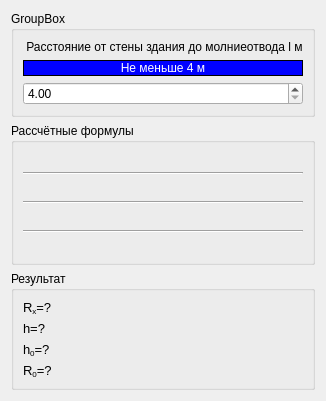
                  <widget class="QWidget" name="page_13">
                   <layout class="QVBoxLayout" name="verticalLayout_29">
                    <item>
                     <widget class="QGroupBox" name="groupBox_15">
                      <property name="title">
                       <string>GroupBox</string>
                      </property>
                      <layout class="QVBoxLayout" name="verticalLayout_26">
                       <item>
                        <widget class="QLabel" name="label_25">
                         <property name="text">
                          <string> Расстояние от стены здания до молниеотвода l м</string>
                         </property>
                        </widget>
                       </item>
                       <item>
                        <widget class="QLabel" name="label_26">
                         <property name="styleSheet">
                          <string notr="true">QLabel {border: 1px solid black;border-radius: 15px;background-color: blue;color: white;padding: 0px 0px 0px 0px;}</string>
                         </property>
                         <property name="text">
                          <string>Не меньше 4 м</string>
                         </property>
                         <property name="alignment">
                          <set>Qt::AlignCenter</set>
                         </property>
                        </widget>
                       </item>
                       <item>
                        <widget class="QDoubleSpinBox" name="distanceFromWallToLightningDoubleSpinBox_2">
                         <property name="minimum">
                          <double>4.000000000000000</double>
                         </property>
                        </widget>
                       </item>
                      </layout>
                     </widget>
                    </item>
                    <item>
                     <widget class="QGroupBox" name="groupBox_16">
                      <property name="minimumSize">
                       <size>
                        <width>0</width>
                        <height>0</height>
                       </size>
                      </property>
                      <property name="title">
                       <string>Рассчётные формулы</string>
                      </property>
                      <layout class="QVBoxLayout" name="verticalLayout_27">
                       <item>
                        <widget class="QLabel" name="label_27">
                         <property name="text">
                          <string>&lt;html&gt;&lt;head/&gt;&lt;body&gt;&lt;p&gt;&lt;img src=&quot;:/image/image/lr_Rx_All.png&quot;/&gt;&lt;/p&gt;&lt;/body&gt;&lt;/html&gt;</string>
                         </property>
                        </widget>
                       </item>
                       <item>
                        <widget class="Line" name="line_4">
                         <property name="orientation">
                          <enum>Qt::Horizontal</enum>
                         </property>
                        </widget>
                       </item>
                       <item>
                        <widget class="QLabel" name="label_28">
                         <property name="text">
                          <string>&lt;html&gt;&lt;head/&gt;&lt;body&gt;&lt;p&gt;&lt;img src=&quot;:/image/image/lr_h_B.png&quot;/&gt;&lt;/p&gt;&lt;/body&gt;&lt;/html&gt;</string>
                         </property>
                        </widget>
                       </item>
                       <item>
                        <widget class="Line" name="line_5">
                         <property name="orientation">
                          <enum>Qt::Horizontal</enum>
                         </property>
                        </widget>
                       </item>
                       <item>
                        <widget class="QLabel" name="label_29">
                         <property name="text">
                          <string>&lt;html&gt;&lt;head/&gt;&lt;body&gt;&lt;p&gt;&lt;img src=&quot;:/image/image/lr_h0_B.png&quot;/&gt;&lt;/p&gt;&lt;/body&gt;&lt;/html&gt;</string>
                         </property>
                        </widget>
                       </item>
                       <item>
                        <widget class="Line" name="line_6">
                         <property name="orientation">
                          <enum>Qt::Horizontal</enum>
                         </property>
                        </widget>
                       </item>
                       <item>
                        <widget class="QLabel" name="label_30">
                         <property name="text">
                          <string>&lt;html&gt;&lt;head/&gt;&lt;body&gt;&lt;p&gt;&lt;img src=&quot;:/image/image/lr_R0_B.png&quot;/&gt;&lt;/p&gt;&lt;/body&gt;&lt;/html&gt;</string>
                         </property>
                        </widget>
                       </item>
                      </layout>
                     </widget>
                    </item>
                    <item>
                     <widget class="QGroupBox" name="groupBox_17">
                      <property name="title">
                       <string>Результат</string>
                      </property>
                      <layout class="QVBoxLayout" name="verticalLayout_28">
                       <item>
                        <widget class="QLabel" name="label_31">
                         <property name="font">
                          <font>
                           <pointsize>10</pointsize>
                          </font>
                         </property>
                         <property name="text">
                          <string>&lt;html&gt;&lt;head/&gt;&lt;body&gt;&lt;p&gt;R&lt;span style=&quot; vertical-align:sub;&quot;&gt;x&lt;/span&gt;=?&lt;/p&gt;&lt;/body&gt;&lt;/html&gt;</string>
                         </property>
                        </widget>
                       </item>
                       <item>
                        <widget class="QLabel" name="label_32">
                         <property name="font">
                          <font>
                           <pointsize>10</pointsize>
                          </font>
                         </property>
                         <property name="text">
                          <string>h=?</string>
                         </property>
                        </widget>
                       </item>
                       <item>
                        <widget class="QLabel" name="label_33">
                         <property name="font">
                          <font>
                           <pointsize>10</pointsize>
                          </font>
                         </property>
                         <property name="text">
                          <string>&lt;html&gt;&lt;head/&gt;&lt;body&gt;&lt;p&gt;h&lt;span style=&quot; vertical-align:sub;&quot;&gt;0&lt;/span&gt;=?&lt;/p&gt;&lt;/body&gt;&lt;/html&gt;</string>
                         </property>
                        </widget>
                       </item>
                       <item>
                        <widget class="QLabel" name="label_34">
                         <property name="font">
                          <font>
                           <pointsize>10</pointsize>
                          </font>
                         </property>
                         <property name="text">
                          <string>&lt;html&gt;&lt;head/&gt;&lt;body&gt;&lt;p&gt;R&lt;span style=&quot; vertical-align:sub;&quot;&gt;0&lt;/span&gt;=?&lt;/p&gt;&lt;/body&gt;&lt;/html&gt;</string>
                         </property>
                        </widget>
                       </item>
                      </layout>
                     </widget>
                    </item>
                   </layout>
                  </widget>
